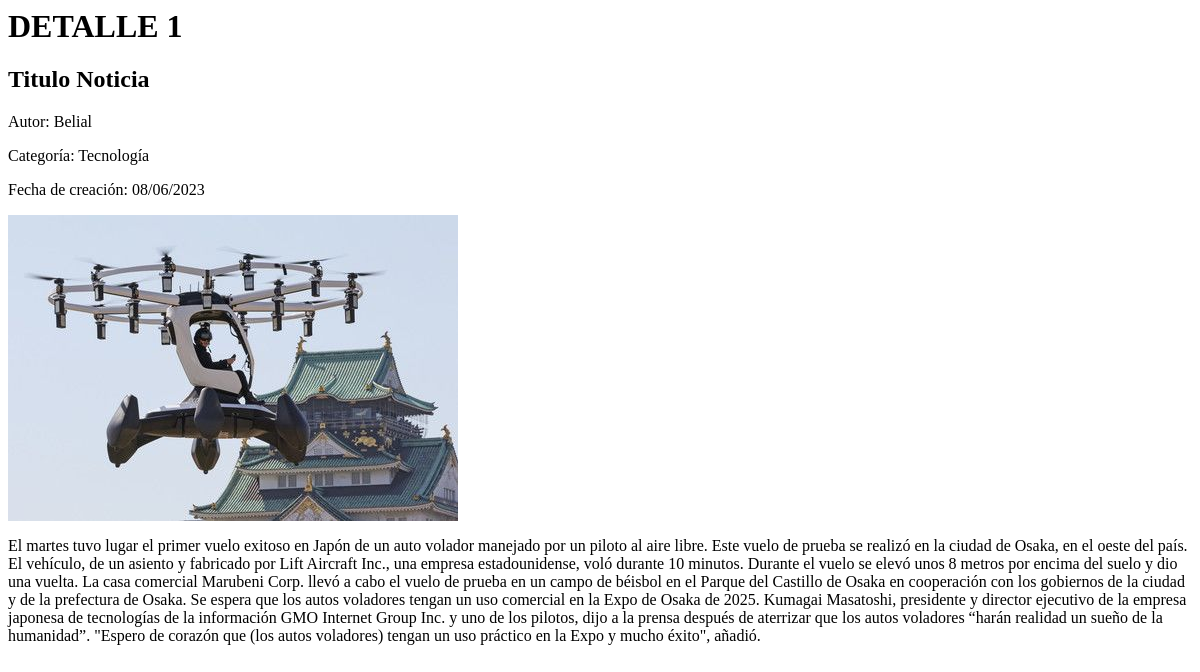
The page /noticia/1/ on the database as committed earlier.
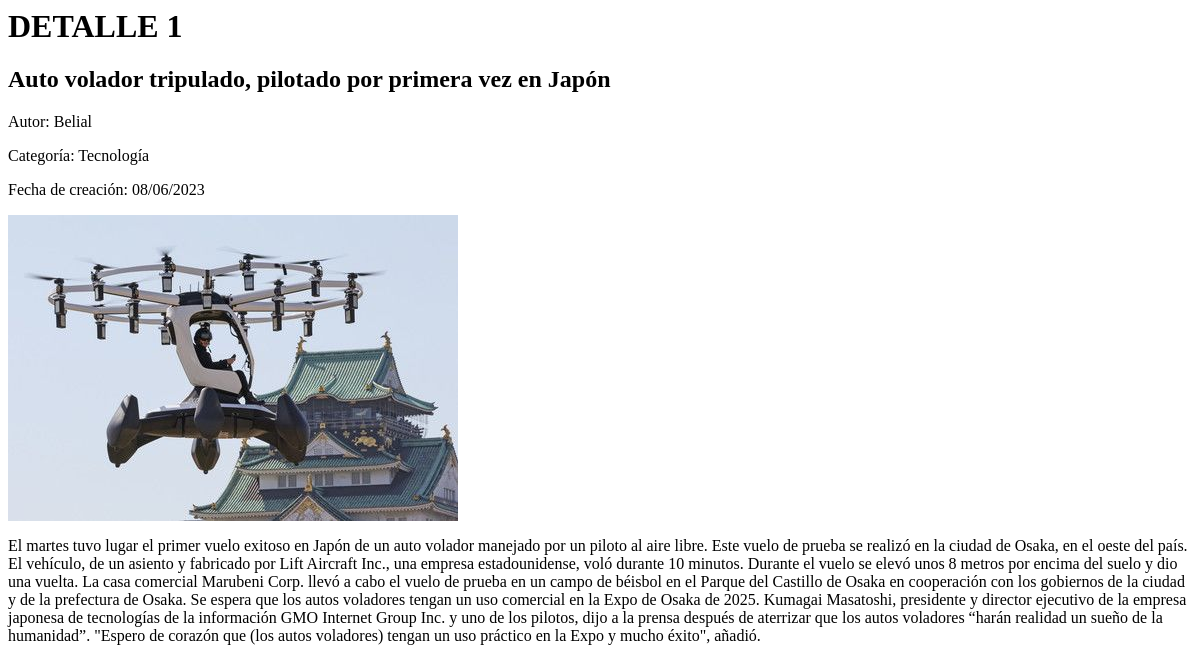
The same page on the database as committed later.
### CaosNewsApp/models.py (models this page shows, shortened)
class Noticia(models.Model):
    id_noticia  = models.AutoField(db_column='id_noticia', primary_key=True)
    titulo_noticia = models.CharField(max_length=100, blank=False, null=False)
    cuerpo_noticia = models.TextField(blank=False, null=False, default='')
    id_categoria = models.ForeignKey('Categoria',on_delete=models.CASCADE, db_column='id_categoria')
    activo = models.BooleanField(("Activo"), default=True)
    imagen = models.ImageField(upload_to='news', null=True, blank=True)
    fecha_creacion = models.DateTimeField(auto_now_add=True)
    fecha_modificacion = models.DateTimeField(auto_now=True)
    id_usuario = models.ForeignKey(settings.AUTH_USER_MODEL, on_delete=models.CASCADE, db_column='id_usuario')

class Categoria(models.Model):
    id_categoria = models.AutoField(db_column='id_categoria', primary_key=True)
    nombre_categoria = models.CharField(max_length=20, blank=False, null=False)

### CaosNewsApp/views.py (the view)
# urls.py: path('noticia/<int:noticia_id>/', views.mostrar_noticia, name='noticia_detalle'),
def mostrar_noticia(request, noticia_id):
    noticia = get_object_or_404(Noticia, id_noticia=noticia_id)
    return render(request, 'detalle_noticia.html', {'noticia': noticia})

### CaosNewsApp/templates/detalle_noticia.html
{% load static %}
<h1>DETALLE {{ noticia.id_noticia}}</h1>
{% block content %}
    <h2>{{ noticia.titulo_noticia }}</h2>
    <p>Autor: {{ noticia.id_usuario }}</p>
    <p>Categoría: {{ noticia.id_categoria.nombre_categoria }}</p>
    <p>Fecha de creación: {{ noticia.fecha_creacion|date:"d/m/Y" }}</p>
    <img src="{{ noticia.imagen.url }}" alt="{{ noticia.titulo_noticia }}">
    <p>{{ noticia.cuerpo_noticia }}</p>
{% endblock %}

Rows that differ between the two databases and show on the page:
changed Noticia "Belial": titulo_noticia "Titulo Noticia" → "Auto volador tripulado, pilotado por primera vez en Japón"
